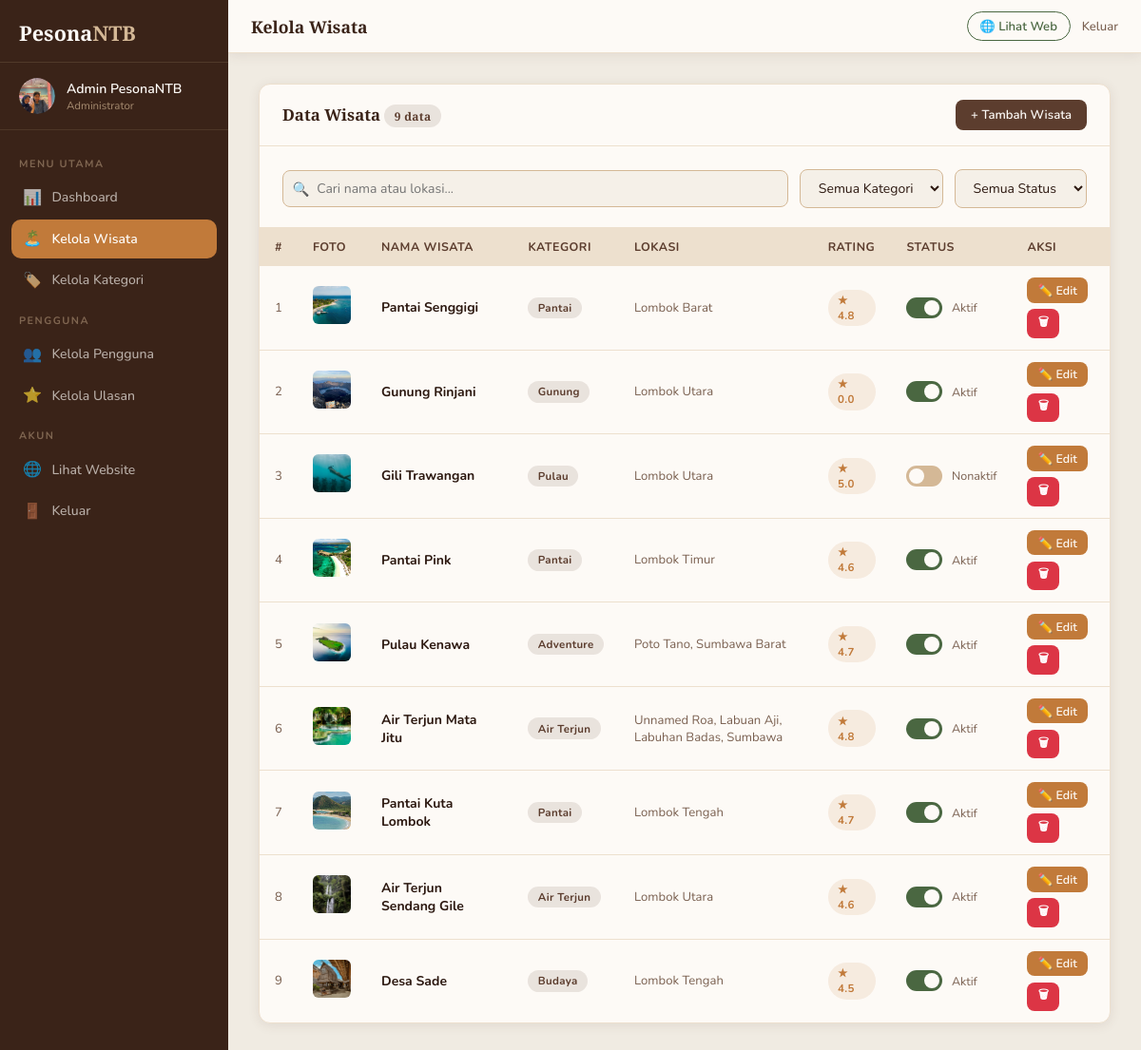
The page /config/wisata.php (signed in) on the database as committed earlier.
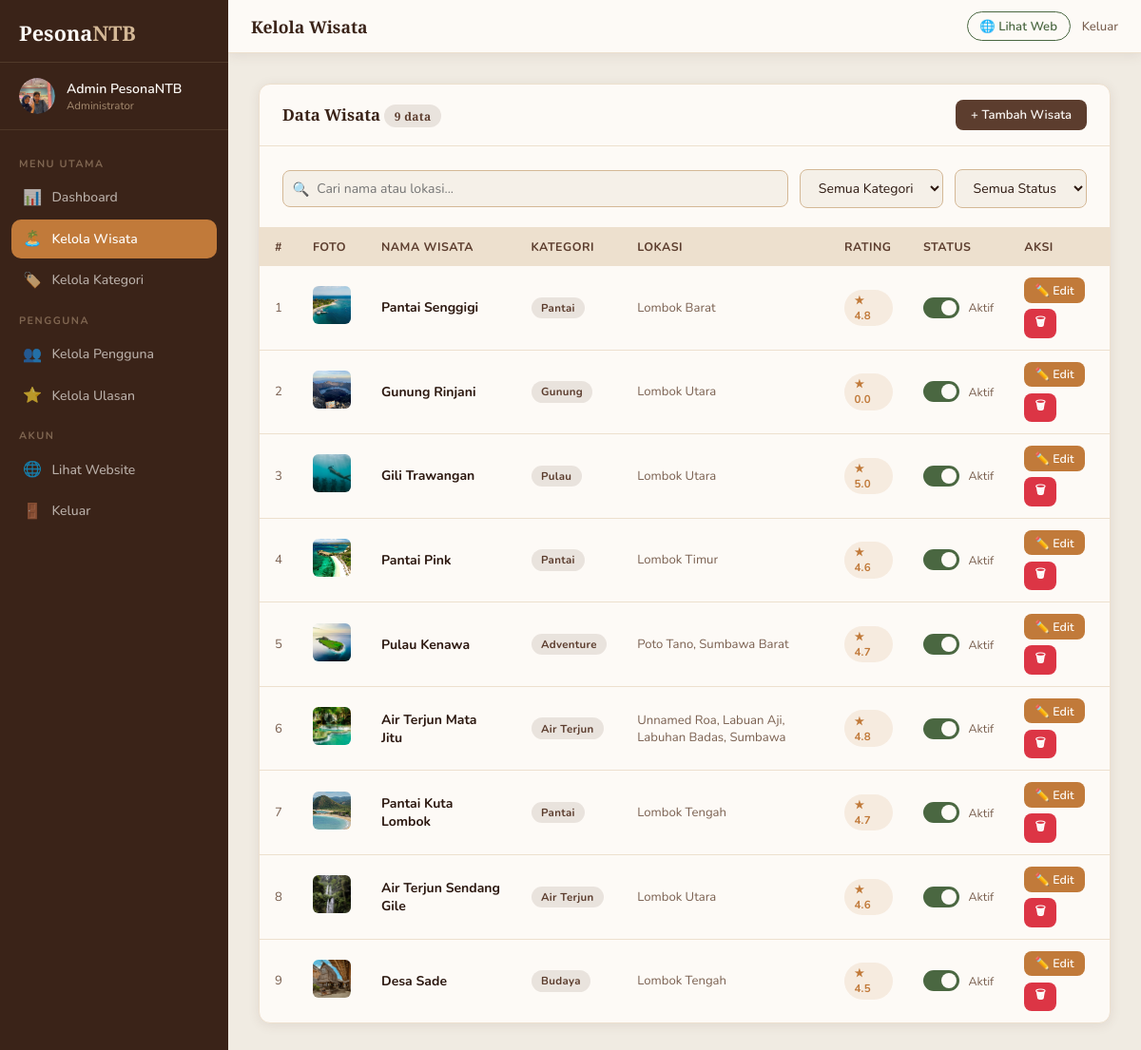
The same page on the database as committed later.
### tables this page shows
CREATE TABLE `wisata` (
  `id` int(11) NOT NULL,
  `nama` varchar(150) NOT NULL,
  `kategori` enum('Pantai','Gunung','Air Terjun','Budaya','Pulau','Kuliner','Adventure') NOT NULL,
  `lokasi` varchar(150) NOT NULL,
  `deskripsi` text NOT NULL,
  `fasilitas` text DEFAULT NULL,
  `jam_buka` varchar(100) DEFAULT NULL,
  `harga_tiket` varchar(100) DEFAULT NULL,
  `foto` varchar(255) DEFAULT NULL,
  `aktif` tinyint(1) DEFAULT 1,
  `latitude` decimal(10,8) DEFAULT NULL,
  `longitude` decimal(11,8) DEFAULT NULL,
  `rating` decimal(3,1) DEFAULT 0.0,
  `created_at` datetime DEFAULT current_timestamp(),
  `updated_at` datetime DEFAULT current_timestamp() ON UPDATE current_timestamp()
);

### config/wisata.php (the view, shortened to what this page needs)
<?php
require_once 'db.php';
$search   = trim($_GET['search']   ?? '');
$page     = max(1, intval($_GET['page'] ?? 1));
$per_page = 10;
$offset   = ($page - 1) * $per_page;
$where  = []; $params = []; $types = '';
$wsql = $where ? 'WHERE '.implode(' AND ', $where) : '';
$total = 0;
if ($stmt = $conn->prepare("SELECT COUNT(*) as c FROM wisata $wsql")) {
    $stmt->execute();
    $total = $stmt->get_result()->fetch_assoc()['c'];
}
$wisata_list = [];
if ($stmt = $conn->prepare("SELECT * FROM wisata $wsql ORDER BY created_at DESC LIMIT ? OFFSET ?")) {
    $p = array_merge($params, [$per_page, $offset]); $t = $types . 'ii';
    $stmt->bind_param($t, ...$p);
    $stmt->execute();
    $res = $stmt->get_result();
    while ($r = $res->fetch_assoc()) $wisata_list[] = $r;
}
?>
<!DOCTYPE html>
<html lang="id">
<head>
  <link rel="stylesheet" href="../css/admin.css">
</head>
<body>
<div class="admin-layout">
  <?php include 'sidebar.php'; ?>
  <div class="admin-content">
    <?php include 'topbar.php'; ?>
    <main class="admin-main">
      <div class="admin-card">
        <div class="card-header">
          <h3>Data Wisata <span class="badge badge-brown" style="font-size:0.75rem"><?= $total ?> data</span></h3>
          <a href="wisata_form.php" class="btn btn-primary">+ Tambah Wisata</a>
        </div>
        <div class="card-body" style="padding-bottom:0">
          <div class="table-toolbar" style="margin-bottom:1.25rem">
            <div class="search-input-wrap">
              <span class="search-icon">🔍</span>
              <input type="text" id="tableSearch" placeholder="Cari nama atau lokasi..." value="<?= htmlspecialchars($search) ?>">
            </div>
            <select class="filter-select" onchange="applyFilter('kategori', this.value)">
              <option value="">Semua Kategori</option>
            </select>
            <select class="filter-select" onchange="applyFilter('status', this.value)">
              <option value="">Semua Status</option>
            </select>
          </div>
        </div>
        <div class="table-wrap">
          <table>
            <thead>
              <tr>
                <th>#</th>
                <th>Foto</th>
                <th>Nama Wisata</th>
                <th>Kategori</th>
                <th>Lokasi</th>
                <th>Rating</th>
                <th>Status</th>
                <th>Aksi</th>
              </tr>
            </thead>
            <tbody>
              <?php if (empty($wisata_list)): ?>
              <tr><td colspan="8" style="text-align:center;padding:2rem;color:var(--text-muted)">Tidak ada data wisata.</td></tr>
              <?php else: ?>
              <?php foreach ($wisata_list as $i => $w): ?>
              <tr>
                <td class="td-muted"><?= $offset + $i + 1 ?></td>
                <td>
                  <?php if ($w['foto'] && file_exists("../assets/uploads/destinasi/{$w['foto']}")): ?>
                  <img src="../assets/uploads/destinasi/<?= htmlspecialchars($w['foto']) ?>" class="foto-thumb" alt="">
                  <?php else: ?>
                  <div style="width:40px;height:40px;border-radius:6px;background:var(--sand-light);display:flex;align-items:center;justify-content:center;font-size:1.1rem">🏝️</div>
                  <?php endif; ?>
                </td>
                <td><strong><?= htmlspecialchars($w['nama']) ?></strong></td>
                <td><span class="badge badge-brown"><?= htmlspecialchars($w['kategori']) ?></span></td>
                <td class="td-muted"><?= htmlspecialchars($w['lokasi']) ?></td>
                <td><span class="badge badge-orange">★ <?= number_format($w['rating'],1) ?></span></td>
                <td>
                  <label class="toggle-wrap">
                    <div class="toggle-switch">
                      <span class="toggle-slider"></span>
                    </div>
                    <span style="font-size:0.78rem;color:var(--text-muted)"><?= $w['aktif'] ? 'Aktif' : 'Nonaktif' ?></span>
                  </label>
                </td>
                <td>
                  <div class="table-actions">
                    <a href="wisata_form.php?id=<?= $w['id'] ?>" class="btn btn-warning btn-sm">✏️ Edit</a>
                    <form method="GET" style="display:inline">
                      <button type="submit" class="btn btn-danger btn-sm btn-confirm-delete" data-msg="Wisata '<?= htmlspecialchars($w['nama']) ?>' akan dihapus permanen.">🗑</button>
                    </form>
                  </div>
                </td>
              </tr>
              <?php endforeach; ?>
              <?php endif; ?>
            </tbody>
          </table>
        </div>
      </div>
    </main>
  </div>
</div>
</body>
</html>

Rows that differ between the two databases and show on the page:
changed wisata "Gili Trawangan": aktif "Nonaktif" → "Aktif"
